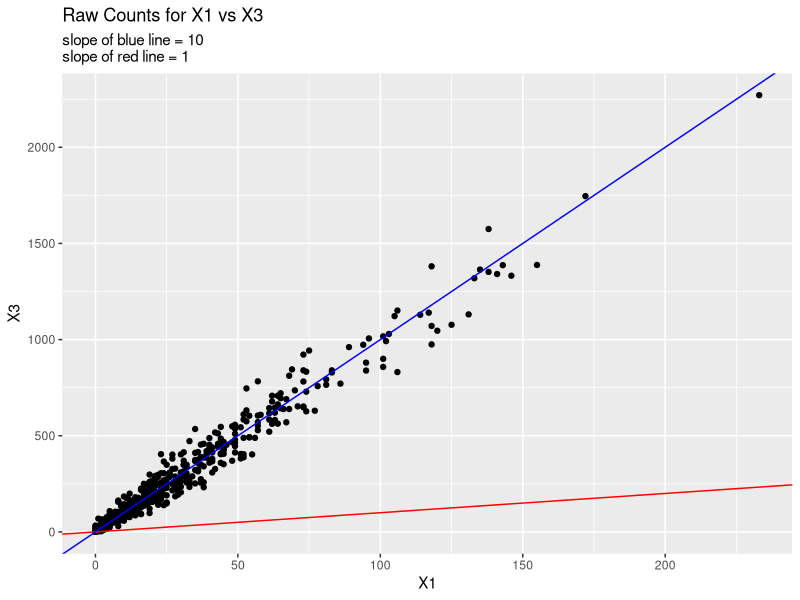
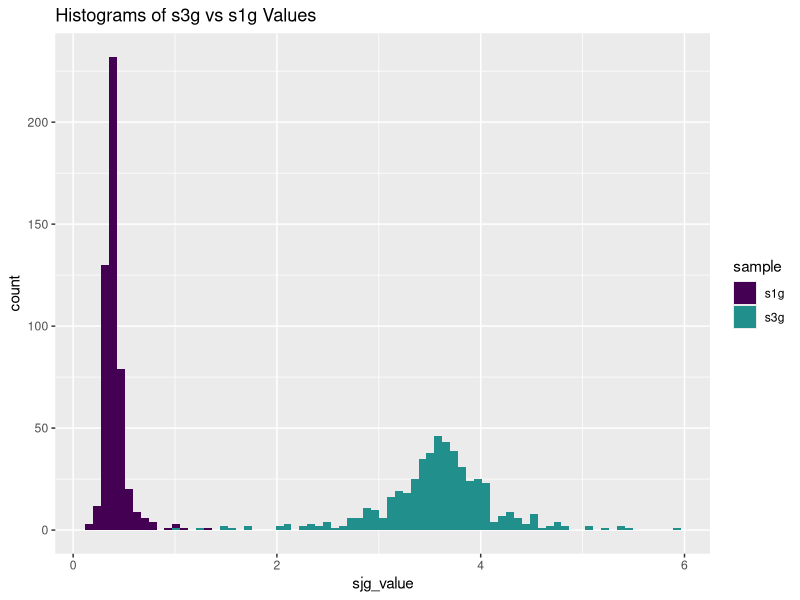
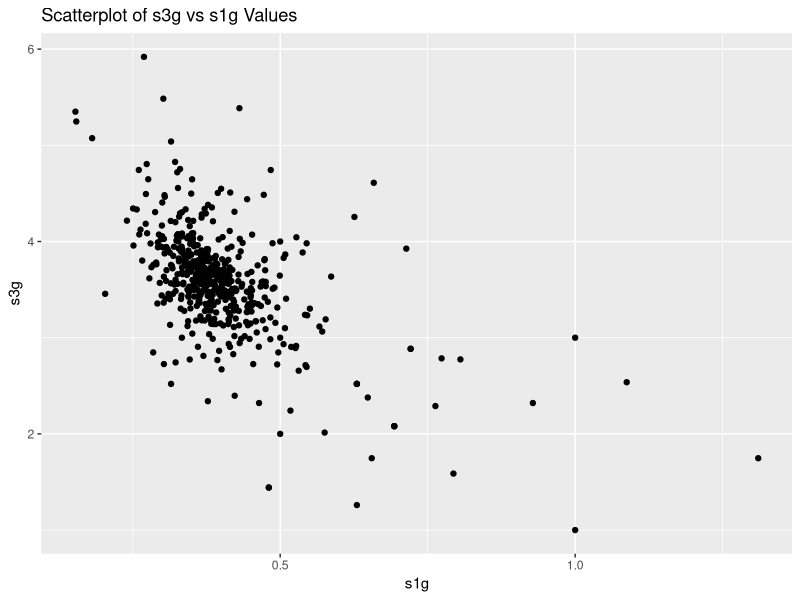
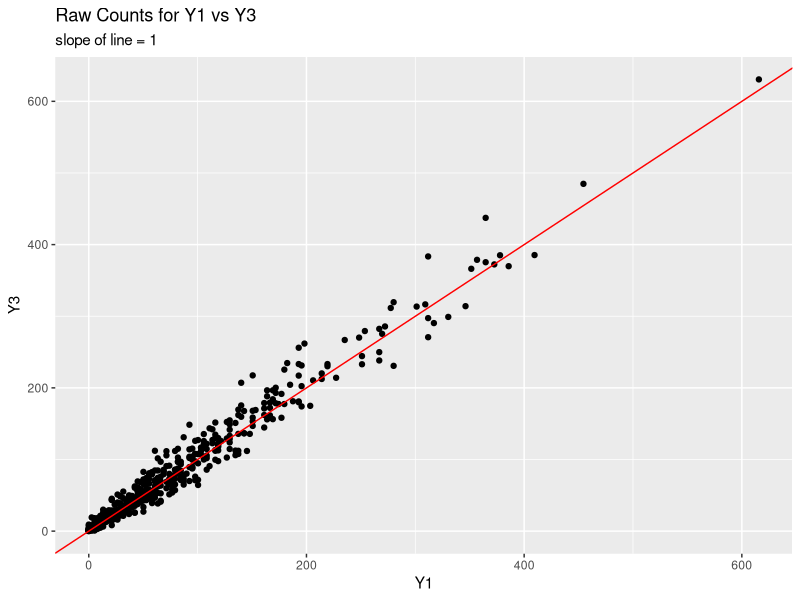
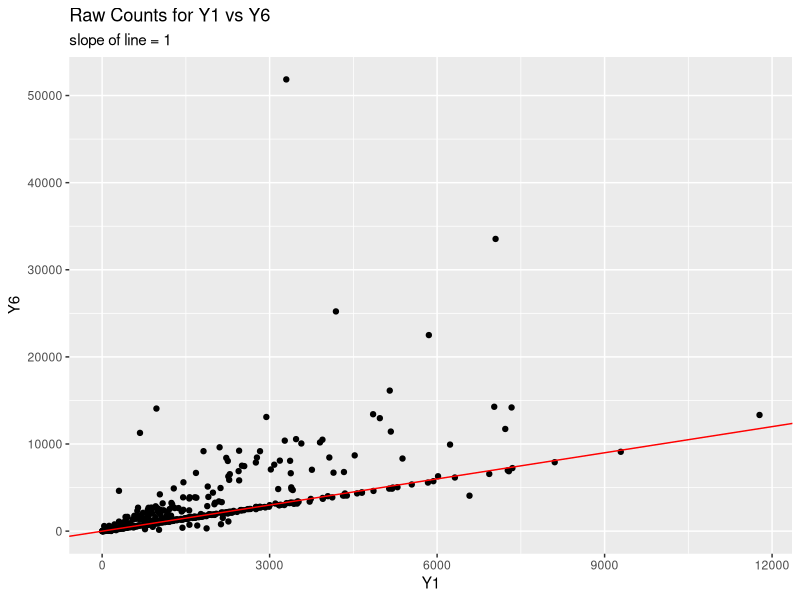

Here is the R script that generated these plots, in order:
#### libraries ####
library(tidyverse)

#
#### 1(a) ####
pj <- read.table("HW2/p.tsv")$V1
Nj <- c(15000, 30000, 150000)
j <- c(1, 2, 3)
# matrix containing the simulations
set.seed(123)
raw.counts <- sapply(j, function(sample){
  Xj = rmultinom(1, Nj[sample], pj)
  return(Xj)
})
colnames(raw.counts) <- paste0("X", j)
# scatterplot
raw.counts %>% 
  as_tibble() %>% 
  rownames_to_column() %>% 
  rename(gene = rowname) %>% 
  ggplot(aes(x = X1, y = X3)) +
  geom_point() +
  labs(title = "Raw Counts for X1 vs X3", subtitle = paste("slope of blue line =", Nj[3]/Nj[1], "\nslope of red line = 1")) +
  geom_abline(aes(intercept = 0, slope = 1), color = "red") +
  geom_abline(aes(intercept = 0, slope = Nj[3]/Nj[1]), color = "blue")


#
#### 1(b) ####
normalizers <- function(mat){
  sjg <- apply((mat + 1), 1, function(row){ #add a psuedocount of 1
    denom <- prod(row) ^ (1 / length(row))
    x <- sapply(row, function(Xjg){
      return(Xjg / denom)
    })
    return(x)
  }) %>% t
  colnames(sjg) <- paste0("s", c(1:ncol(sjg)), "g")
  sj <- apply(sjg, 2, median)
  return(list(sjg, sj))
  }
z <- normalizers(raw.counts)

#
#### 1(c) ####
z[[1]] %>% 
  as_tibble() %>% 
  mutate(s2g = NULL) %>% 
  pivot_longer(cols = everything(), names_to = "sample", values_to = "sjg_value") %>% 
  ggplot(aes(x = sjg_value, fill = sample))+
  geom_histogram(bins = 75) +
  # facet_wrap("sample") + # if you want two separate histograms
  scale_fill_viridis_d(end = 0.5) +
  labs(title = "Histograms of s3g vs s1g Values")
z[[1]] %>% 
  as_tibble() %>% 
  ggplot(aes(x = s1g, y = s3g))+
  geom_point() +
  labs(title = "Scatterplot of s3g vs s1g Values")


#### 1(d) ####
normalized.counts <- apply(raw.counts, 1, function(row){
  x = row / z[[2]]
  return(x)
}) %>% t
colnames(normalized.counts) <- paste0("Y", j)
normalized.counts %>% 
  as_tibble() %>% 
  rownames_to_column() %>% 
  rename(gene = rowname) %>% 
  ggplot(aes(x = Y1, y = Y3)) +
  geom_point() +
  labs(title = "Raw Counts for Y1 vs Y3", subtitle = "slope of line = 1") +
  geom_abline(aes(intercept = 0, slope = 1), color = "red")

#### 1(e) ####
Nj.2 <- c(1e6, 1e6, 1e6)
# matrix containing the simulations
set.seed(123)
raw.counts.2 <- sapply(j, function(sample){
  Xj = rmultinom(1, Nj.2[sample], pj)
  return(Xj)
})
colnames(raw.counts.2) <- paste0("X", j)
# estimating sjg and sj
z.2 <- normalizers(raw.counts.2)

#### 1(f) ####
qj <- read.table("HW2/q.tsv")$V1
Nj.3 <- c(1e6, 1e6, 1e6)
# matrix containing the simulations
set.seed(123)
raw.counts.3 <- sapply(j, function(sample){
  Xj = rmultinom(1, Nj.3[sample], qj)
  return(Xj)
})
colnames(raw.counts.3) <- paste0("X", j)
# estimating sjg and sj
z.3 <- normalizers(raw.counts.3)


#### 1(g) ####
raw.counts.4 <- cbind(raw.counts.2, raw.counts.3)
j.4 <- 1:6
colnames(raw.counts.4) <- paste0("X", j.4)
z.4 <- normalizers(raw.counts.4)
normalized.counts.4 <- apply(raw.counts.4, 1, function(row){
  x = row / z.4[[2]]
  return(x)
}) %>% t
colnames(normalized.counts.4) <- paste0("Y", j.4)
normalized.counts.4 %>% 
  as_tibble() %>% 
  rownames_to_column() %>% 
  rename(gene = rowname) %>% 
  ggplot(aes(x = Y1, y = Y6)) +
  geom_point() +
  labs(title = "Raw Counts for Y1 vs Y6", subtitle = "slope of line = 1") +
  geom_abline(aes(intercept = 0, slope = 1), color = "red")
